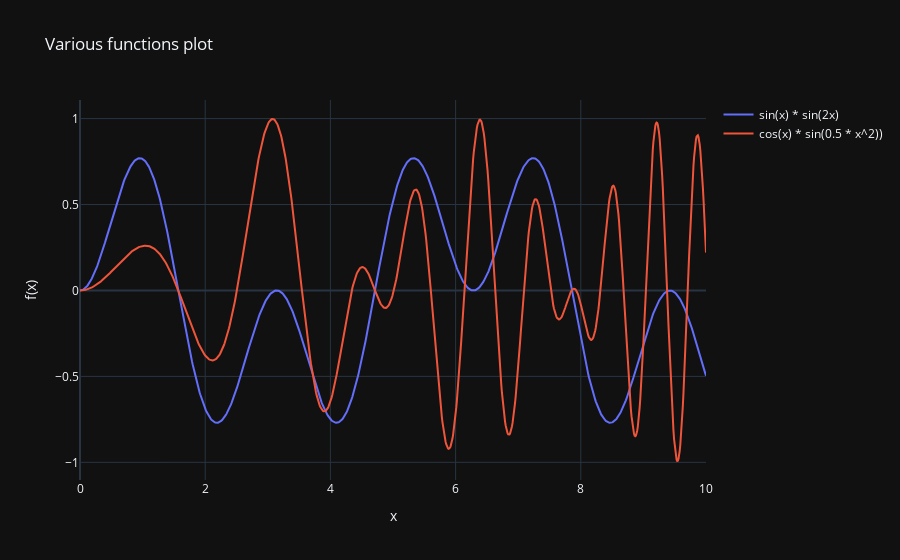

Notebook cell for this chart:
### Markdown cell above
# Plotly interlude

### Code cell
"""
Here is a basic plotly example. Use it to plot your RMS values !
"""
fig = go.Figure()
fig.update_layout(title = 'Various functions plot',
                  yaxis_title = 'f(x)',
                  xaxis_title = 'x')
x_values = np.linspace(0, 10, 1001)
y_values_0 = np.sin(x_values) * np.sin(2*x_values)
y_values_1 = np.cos(x_values) * np.sin(0.5*np.power(x_values, 2))
fig.add_trace(go.Scatter(
    x = x_values,
    y = y_values_0,
    name = 'sin(x) * sin(2x)'
))
fig.add_trace(go.Scatter(
    x = x_values,
    y = y_values_1,
    name = 'cos(x) * sin(0.5 * x^2))'
))
fig.show()

### Figure 1 — Plotly figure (JSON) as saved in the notebook; plotly's stock layout.template omitted (floating-point values rounded to 4 significant figures; data arrays with more than 128 entries replaced by an {"elided": "..."} marker saying what was removed)
{"data": [{"name": "sin(x) * sin(2x)", "x": {"elided": "1001 float values"}, "y": {"elided": "1001 float values"}, "type": "scatter"}, {"name": "cos(x) * sin(0.5 * x^2))", "x": {"elided": "1001 float values"}, "y": {"elided": "1001 float values"}, "type": "scatter"}], "layout": {"title": {"text": "Various functions plot"}, "yaxis": {"title": {"text": "f(x)"}}, "xaxis": {"title": {"text": "x"}}}}
